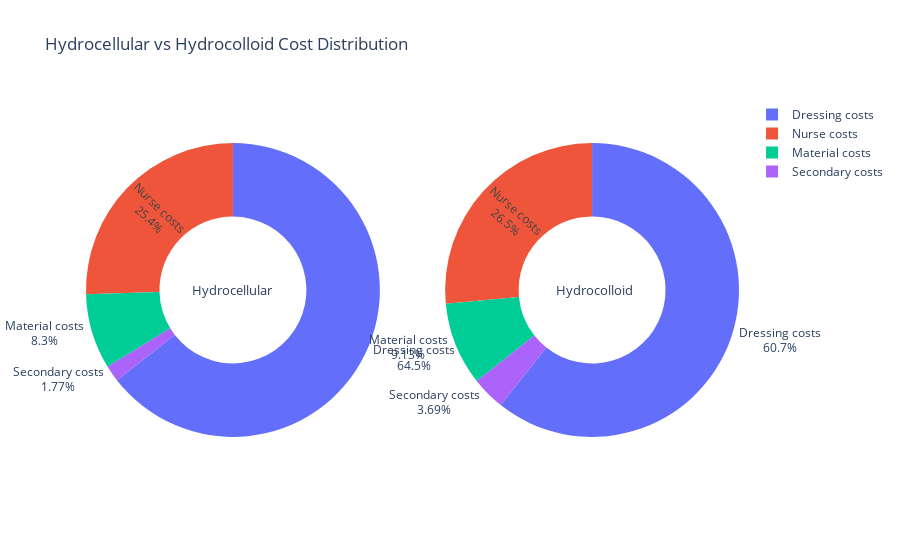

The notebook cell this image was saved under:
### Code cell
labels=['Nurse costs','Dressing costs', 'Material costs', 'Secondary costs']                                                          

nc_ar = cost_df.loc[cost_df['Dressing type'] == 'Hydrocellular']['Nurse costs'].sum() 
dc_ar = cost_df.loc[cost_df['Dressing type'] == 'Hydrocellular']['Dressing costs'].sum() 
mc_ar = cost_df.loc[cost_df['Dressing type'] == 'Hydrocellular']['Material costs'].sum()
sc_ar = cost_df.loc[cost_df['Dressing type'] == 'Hydrocellular']['Secondary costs'].sum()

nc_id = cost_df.loc[cost_df['Dressing type'] == 'Hydrocolloid']['Nurse costs'].sum() 
dc_id = cost_df.loc[cost_df['Dressing type'] == 'Hydrocolloid']['Dressing costs'].sum() 
mc_id = cost_df.loc[cost_df['Dressing type'] == 'Hydrocolloid']['Material costs'].sum() 
sc_id = cost_df.loc[cost_df['Dressing type'] == 'Hydrocolloid']['Secondary costs'].sum() 


values_ar = [nc_ar, dc_ar, mc_ar, sc_ar]
values_id = [nc_id, dc_id, mc_id, sc_id]

fig = make_subplots(rows=1, cols=2, specs=[[{'type':'domain'}, {'type':'domain'}]])

fig.add_trace(go.Pie(labels=labels, values=values_ar, textinfo='label+percent',
                             insidetextorientation='radial'
                            , name= "Hydrocellular"), 1, 1)

fig.add_trace(go.Pie(labels=labels, values=values_id, textinfo='label+percent',
                             insidetextorientation='radial'
                            , name= "Hydrocolloid"), 1, 2)

fig.update_traces(hole=.5, hoverinfo="label+percent+name")


fig.update_layout(title_text="Hydrocellular vs Hydrocolloid Cost Distribution", annotations=[dict(text='Hydrocellular', x=0.16, y=0.5, font_size=13, showarrow=False),
                 dict(text='Hydrocolloid', x=0.84, y=0.5, font_size=13, showarrow=False)])

### Figure 1 — Plotly figure (JSON) as saved in the notebook; plotly's stock layout.template omitted (floating-point values rounded to 4 significant figures)
{"data": [{"domain": {"x": [0, 0.45], "y": [0, 1]}, "hole": 0.5, "hoverinfo": "label+percent+name", "insidetextorientation": "radial", "labels": ["Nurse costs", "Dressing costs", "Material costs", "Secondary costs"], "name": "Hydrocellular", "textinfo": "label+percent", "type": "pie", "values": [1967.0, 4985.0, 641.5, 136.5]}, {"domain": {"x": [0.55, 1], "y": [0, 1]}, "hole": 0.5, "hoverinfo": "label+percent+name", "insidetextorientation": "radial", "labels": ["Nurse costs", "Dressing costs", "Material costs", "Secondary costs"], "name": "Hydrocolloid", "textinfo": "label+percent", "type": "pie", "values": [2186.0, 5007.0, 753.5, 304.8]}], "layout": {"annotations": [{"font": {"size": 13}, "showarrow": false, "text": "Hydrocellular", "x": 0.16, "y": 0.5}, {"font": {"size": 13}, "showarrow": false, "text": "Hydrocolloid", "x": 0.84, "y": 0.5}], "autosize": true, "title": {"text": "Hydrocellular vs Hydrocolloid Cost Distribution"}}}
